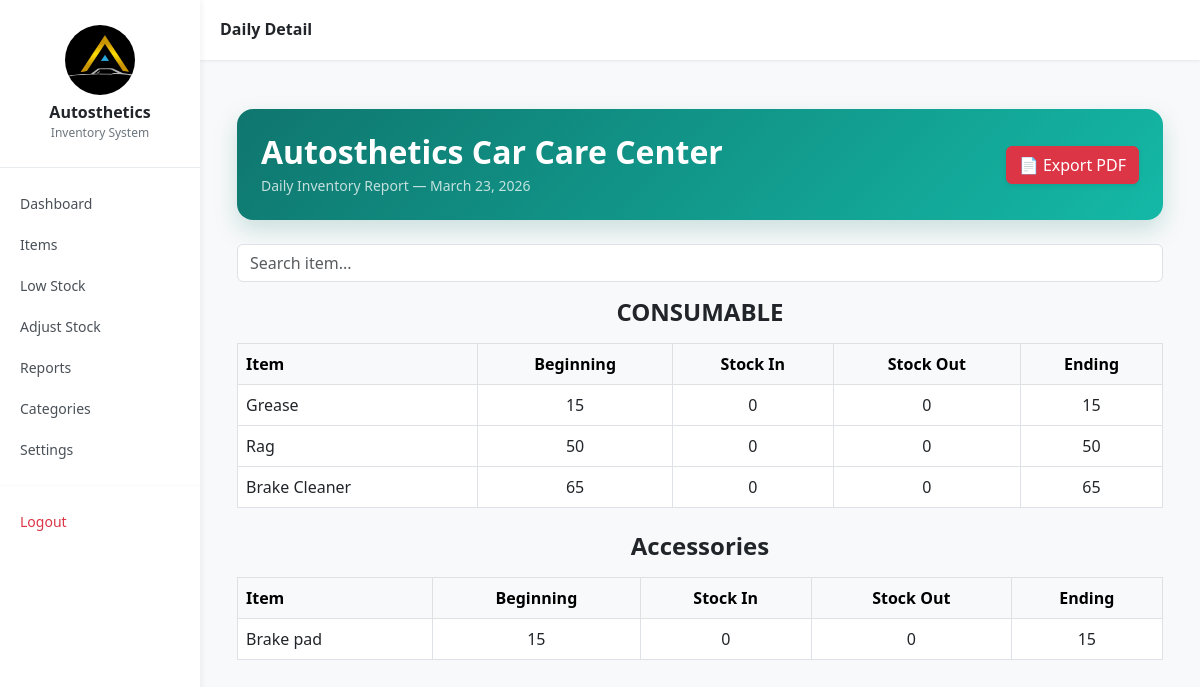
The page /reports/2026/3/23/ (signed in) on the database as committed earlier.
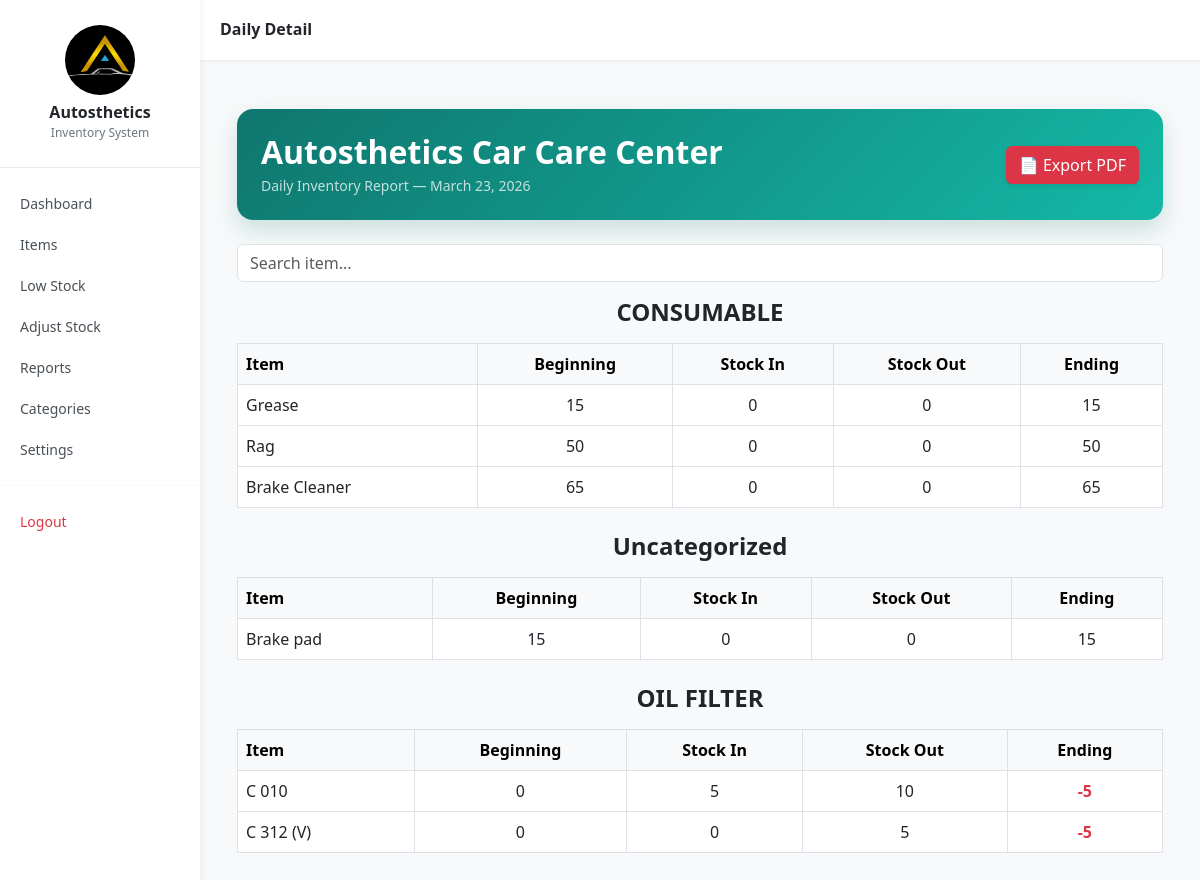
The same page on the database as committed later.
### inventory/models.py (models this page shows, shortened)
class DailyItemSnapshot(models.Model):
    snapshot = models.ForeignKey(DailySnapshot, on_delete=models.CASCADE)
    item = models.ForeignKey(Item, on_delete=models.CASCADE)
    beginning_quantity = models.IntegerField()
    stock_in = models.IntegerField()
    stock_out = models.IntegerField()
    ending_quantity = models.IntegerField()

class Category(models.Model):
    name = models.CharField(max_length=255)
    description = models.TextField(blank=True, null=True)

class Item(models.Model):
    name = models.CharField(max_length=255, unique=True)
    quantity = models.IntegerField(default=0)
    price = models.DecimalField(max_digits=12, decimal_places=2, default=0)
    category = models.ForeignKey(Category, on_delete=models.SET_NULL, null=True, blank=True)
    unit = models.CharField(max_length=10, choices=UNIT_CHOICES, default='pcs')
    created_at = models.DateTimeField(auto_now_add=True)

### inventory/views.py (the view)
# urls.py: path("reports/<int:year>/<int:month>/<int:day>/", views.daily_detail, name="daily_detail"),
@login_required
def daily_detail(request, year, month, day):
    from datetime import date
    from inventory.utils import create_snapshot
    date_obj = date(year, month, day)
    snapshot = create_snapshot(date_obj)
    items = DailyItemSnapshot.objects.filter(
        snapshot=snapshot
    ).select_related('item__category')
    grouped = {}
    for i in items:
        category = i.item.category.name if i.item.category else "Uncategorized"
        grouped.setdefault(category, []).append(i)
    shop_settings = getattr(request.user, 'shopsettings', None)
    return render(request, 'inventory/daily_detail.html', {
        'snapshot': snapshot,
        'grouped': grouped,
        'shop_name': shop_settings.shop_name if shop_settings else "My Shop",
    })

### inventory/utils.py (called while the page is built, shortened)
def create_snapshot(snapshot_date=None):
    snapshot_date = snapshot_date or date.today()
    snapshot, created = DailySnapshot.objects.get_or_create(date=snapshot_date)
    if not created:
        return snapshot

### inventory/templates/inventory/daily_detail.html (shortened to what this page needs)
{% extends "inventory/base.html" %}
{% block page_title %}Daily Detail{% endblock %}
{% block content %}
<div class="container py-4">
<div class="p-4 rounded-4 text-white mb-4 no-print"
     style="background: linear-gradient(135deg, #0f766e, #14b8a6);
            box-shadow: 0 10px 25px rgba(15,118,110,0.2);">
    <div class="d-flex justify-content-between align-items-center">
        <div>
            <h2 class="fw-bold mb-1">{{ shop_name }}</h2>
            <p class="mb-0 small opacity-75">
                Daily Inventory Report — {{ snapshot.date }}
            </p>
        </div>
        <div class="d-flex gap-2">
            <form method="POST" action="{% url 'export_selected_days_pdf' snapshot.date.year snapshot.date.month %}">
                <button class="btn btn-danger shadow-sm" type="submit">
                    📄 Export PDF
                </button>
            </form>
        </div>
    </div>
</div>
<div class="mb-3 no-print">
    <input type="text"
           id="search"
           class="form-control"
           placeholder="Search item..."
           onkeyup="filterItems()">
</div>
<div id="print-area">
    {% if grouped %}
        {% for category, items in grouped.items %}
            <div class="mb-4 category-block">
                <h4 class="fw-bold text-center mb-3">
                    {{ category }}
                </h4>
                <table class="table table-bordered table-hover">
                    <thead class="table-light">
                        <tr>
                            <th>Item</th>
                            <th class="text-center">Beginning</th>
                            <th class="text-center">Stock In</th>
                            <th class="text-center">Stock Out</th>
                            <th class="text-center">Ending</th>
                        </tr>
                    </thead>
                    <tbody>
                        {% for item in items %}
                        <tr>
                            <td class="item-name">{{ item.item.name }}</td>
                            <td class="text-center">{{ item.beginning_quantity }}</td>
                            <td class="text-center">{{ item.stock_in }}</td>
                            <td class="text-center">{{ item.stock_out }}</td>
                            <td class="text-center {% if item.ending_quantity <= 5 %}text-danger fw-bold{% endif %}">
                                {{ item.ending_quantity }}
                            </td>
                        </tr>
                        {% endfor %}
                    </tbody>
                </table>
            </div>
        {% endfor %}
    {% else %}
        <div class="alert alert-info">
            No items found for this report.
        </div>
    {% endif %}
</div>
</div>
{% endblock %}

Rows that differ between the two databases and show on the page:
computed for DailyItemSnapshot "Brake pad": name "Accessories" → "Uncategorized"
added DailyItemSnapshot: name "OIL FILTER", item.name "C 010", beginning_quantity "0", stock_in "5", stock_out "10", ending_quantity "-5"
added DailyItemSnapshot: item.name "C 312 (V)", beginning_quantity "0", stock_in "0", stock_out "5", ending_quantity "-5", shown under "OIL FILTER"
